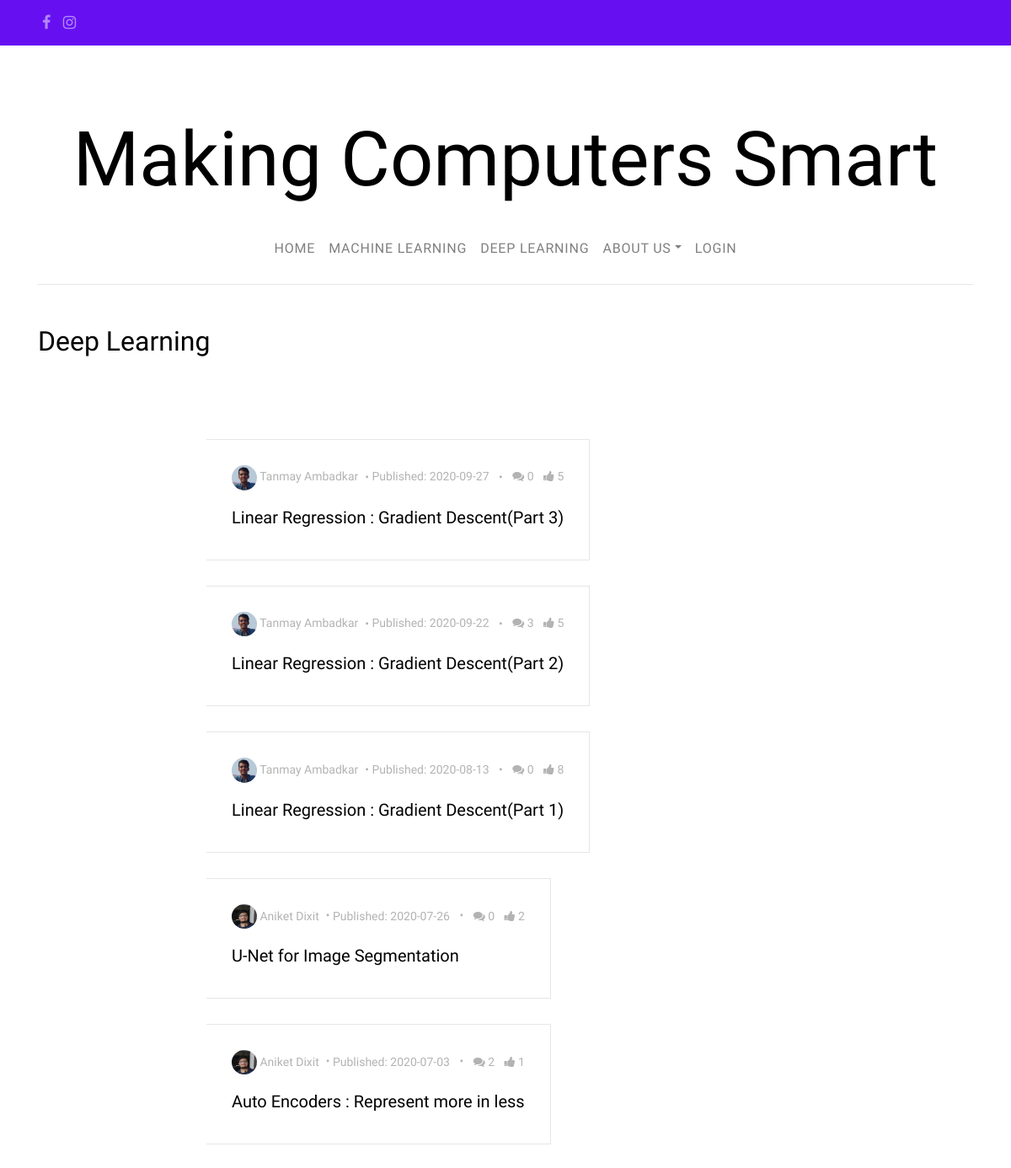
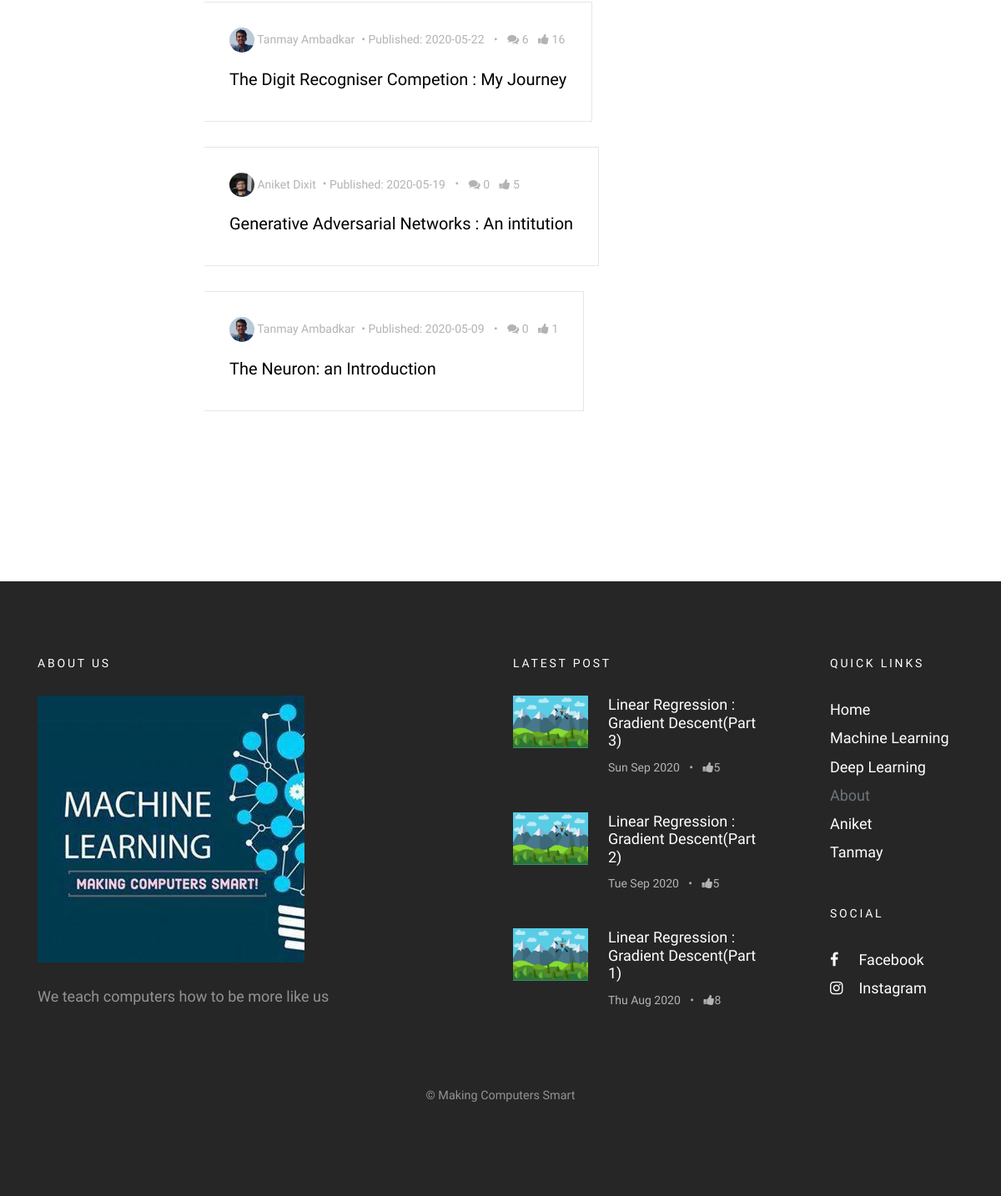
/posts/DL/, run on an earlier commit of the app's database (2 pictures, top to bottom).
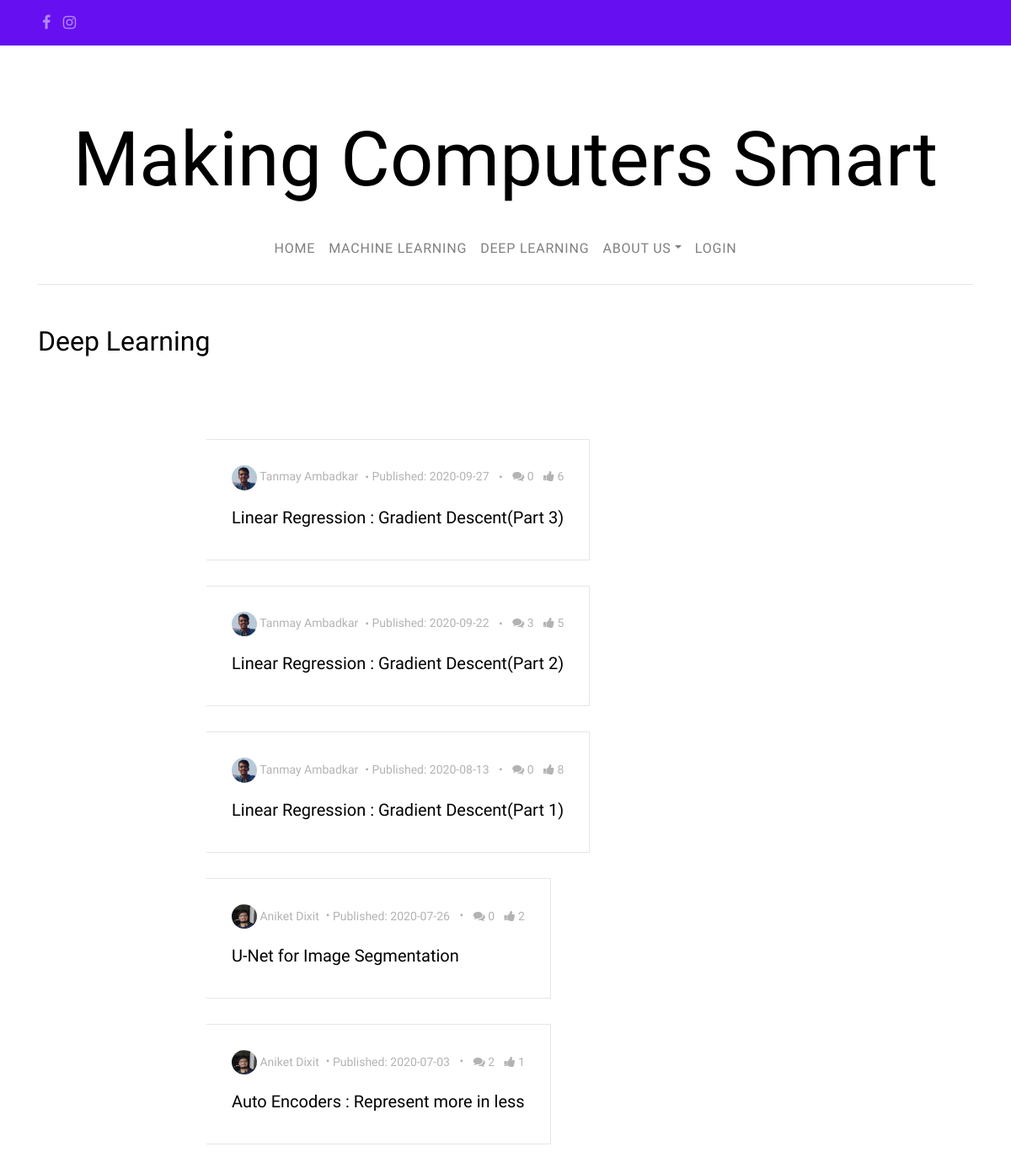
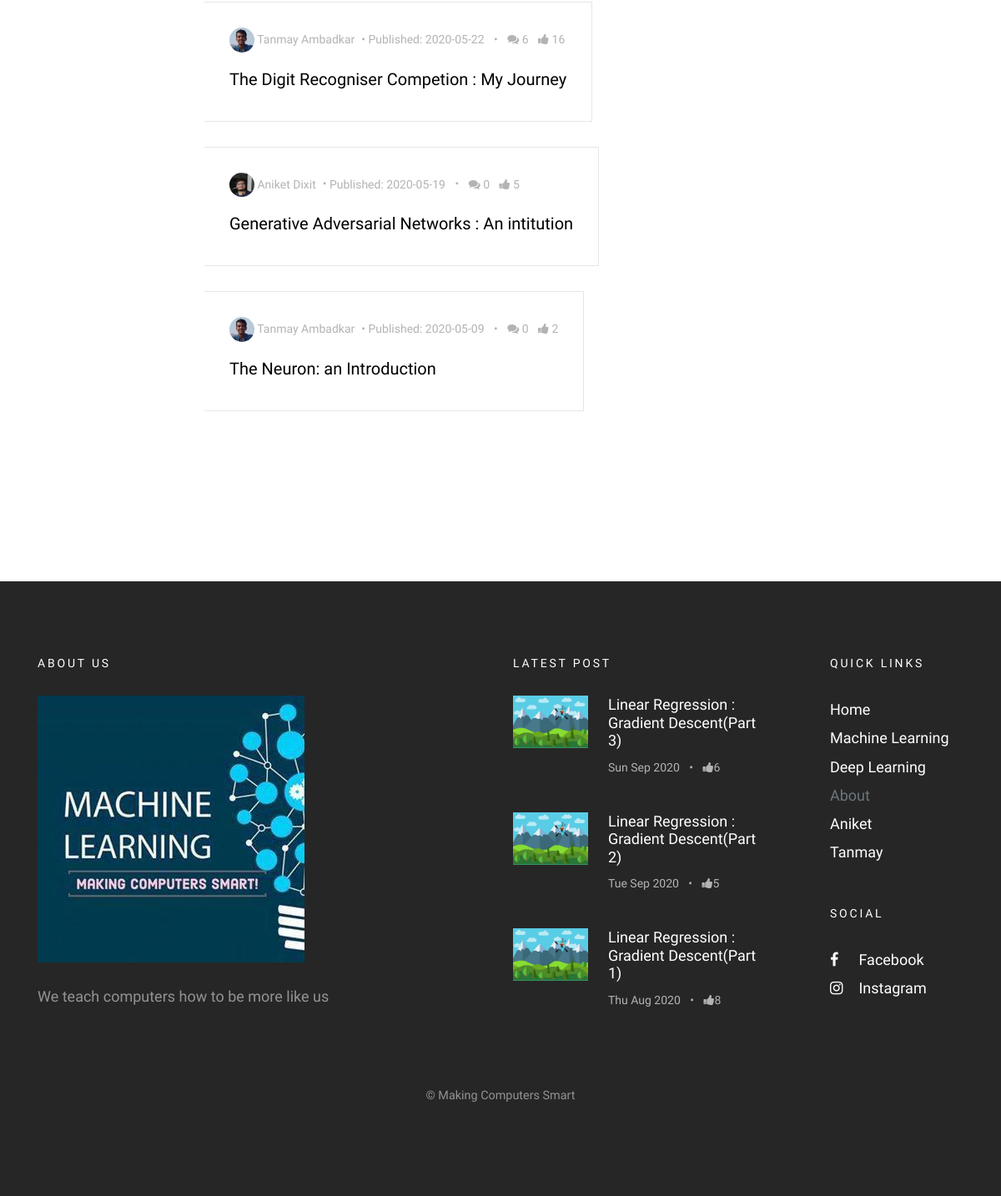
And on a later commit of the database (2 pictures, top to bottom).
### blog/models.py (models this page shows, shortened)
class Post(models.Model):
    types = (
        ('D', 'Deep Learning'),
        ('M', 'Machine Learning'),
    )
    author = models.ForeignKey('UserProfileInfo', on_delete = models.CASCADE)
    title = models.CharField(max_length = 200)
    cover_img = models.ImageField(upload_to = 'cover_image', blank = True)
    text = models.TextField()
    created_date = models.DateTimeField(default = timezone.now)
    published_date = models.DateTimeField(blank = True, null = True)
    type = models.CharField(max_length = 1, choices = types, blank = True)
    meta_tag = models.CharField(max_length = 160, blank = True)
    def approve_comments(self):
        return self.comments.filter(approved_comment=True)
    def get_total_likes(self):
        return self.likes.users.count()

class Like(models.Model):
    post = models.OneToOneField(Post, related_name = 'likes', on_delete=models.CASCADE)
    users = models.ManyToManyField(User, related_name='requirement_post_likes')
    created_at = models.DateTimeField(auto_now_add=True)
    updated_at = models.DateTimeField(auto_now=True)

class UserProfileInfo(models.Model):
    user = models.OneToOneField(User, on_delete= models.CASCADE)
    profile_img = models.ImageField(upload_to = 'profile_pics', blank = True)
    cover_image = models.ImageField(upload_to = 'cover_profile_img', blank = True)
    description = models.TextField(blank = True)
    writeup = models.TextField(blank = True)
    instagram = models.URLField(blank = True)
    facebook = models.URLField(blank = True)
    github = models.URLField(blank = True)
    linkedin = models.URLField(blank = True)
    email = models.EmailField(blank = True)

### blog/views.py (the view)
# urls.py: path('posts/DL/', PostListView_DL.as_view(), name = 'post_list_DL'),
class PostListView_DL(ListView, TemplateResponseMixin):
    model = Post
    template_name = 'post_list_DL.html'
    def get_context_data(self, **kwargs):
         context = super(PostListView_DL, self).get_context_data(**kwargs)
         context['posts'] = Post.objects.filter(type__startswith = 'D').order_by('-published_date')
         context['topthree'] = Post.objects.filter(published_date__lte = timezone.now()).order_by('-published_date')[:3]
         return context

### blog/templates/blog/post_list_DL.html (shortened to what this page needs)
{% extends "blog/base.html" %}
{% block content %}
<section class="site-section pt-5">
  <div class="container">
    <div class="row mb-4">
      <div class="col-md-6">
        <h2 class="mb-4">Deep Learning</h2>
      </div>
    </div>
    <div class="row blog-entries">
      <div class="col-md-12 col-lg-8 main-content">
        <div class="row mb-5 mt-5">
          <div class="col-md-12">
              {% for post in posts %}
	      {% if post.published_date %}
              <div class="post-entry-horzontal">
                <a href="{% url 'post_detail' pk=post.pk %}">
                  <span class="text">
                    <div class="post-meta">
                      <span class="author mr-2"><img src="/media/{{post.author.profile_img}}" alt="Colorlib">  {{post.author.user.first_name}} {{post.author.user.last_name}}</span>&bullet;
                      <span class="mr-2">Published: {{post.published_date|date:"Y-m-d"}}</span> &bullet;
                      <span class="ml-2"><span class="fa fa-comments"></span> {{post.approve_comments.count}}</span>
                      <span class="ml-2"><span class="fa fa-thumbs-up"></span> {{post.get_total_likes}}</span>
		    </div>
                    <h2>{{ post.title }}</h2>
                  </span>
                </a>
              </div>
	      {% endif %}
              {% endfor %}
          </div>
        </div>
      </div>
    </div>
  </div>
</section>
{% endblock %}
{% block footerblock %}
    {% for post in topthree %}
    <ul>
      <li>
        <a href="{% url 'post_detail' pk=post.pk %}">
          <img src="/media/{{post.cover_img}}" alt="Image placeholder" class="mr-4">
          <div class="text">
            <h4>{{post.title}}</h4>
            <div class="post-meta">
              <span class="mr-2">{{ post.published_date|date:"D M Y"}} </span> &bullet;
              <span class="ml-2"><span class="fa fa-thumbs-up"></span>{{post.get_total_likes}}</span>
            </div>
          </div>
        </a>
      </li>
    </ul>
    {% endfor %}
{% endblock  %}

What changed in the data, as far as the page shows it:
changed Post "Linear Regression : Gradient Descent(Part 3)": get_total_likes "5" → "6"
changed Post "The Neuron: an Introduction": get_total_likes "1" → "2"
